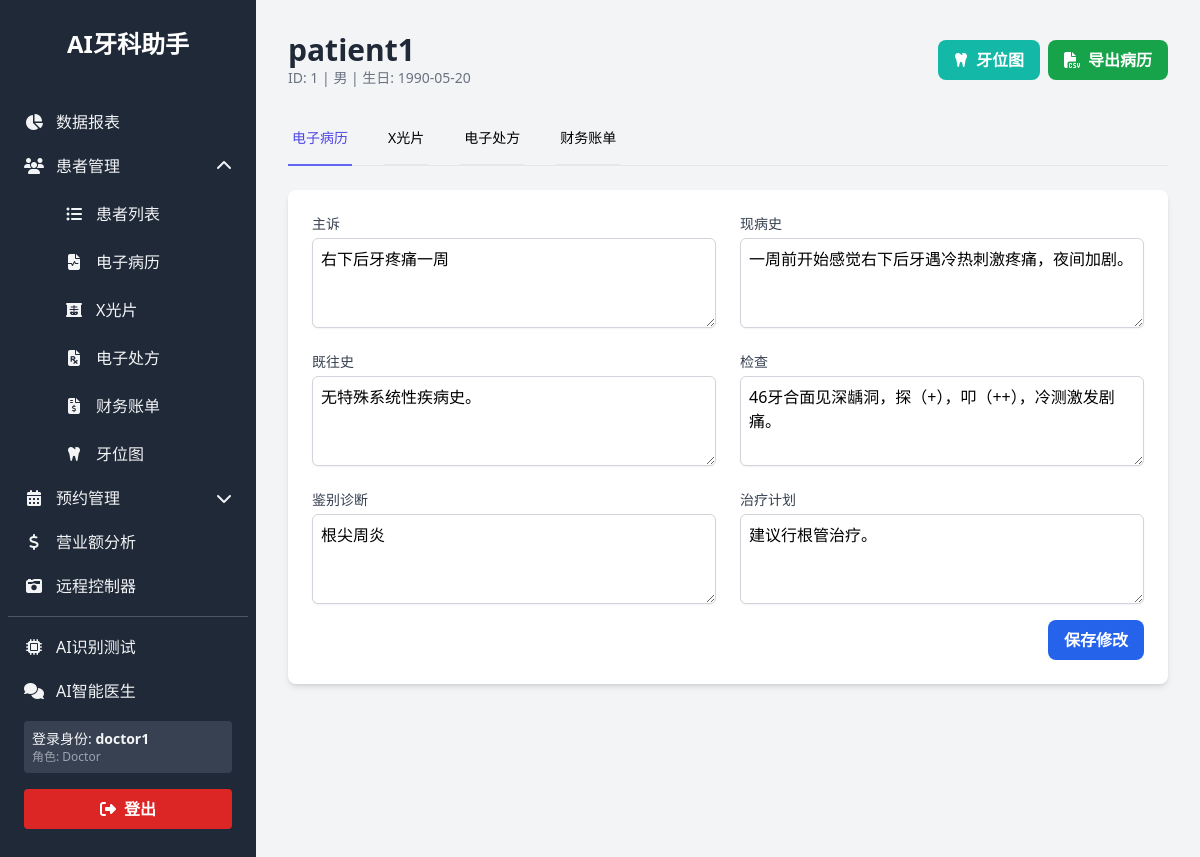
/doctor/patient/1 (signed in), run on the app's committed database.
### models.py (models this page shows, shortened)
class User(db.Model):
    id = db.Column(db.Integer, primary_key=True)
    username = db.Column(db.String(80), unique=True, nullable=False)
    password_hash = db.Column(db.String(128), nullable=False)
    role = db.Column(db.String(20), nullable=False, index=True) # 为角色添加索引以优化查询
    patients = db.relationship('Patient', backref='doctor', lazy='dynamic', foreign_keys='Patient.doctor_id', cascade="all, delete-orphan")
    appointments = db.relationship('Appointment', backref='doctor', lazy='dynamic', foreign_keys='Appointment.doctor_id', cascade="all, delete-orphan")
    prescriptions = db.relationship('Prescription', backref='doctor', lazy='dynamic', foreign_keys='Prescription.doctor_id', cascade="all, delete-orphan")

class Patient(db.Model):
    id = db.Column(db.Integer, primary_key=True)
    name = db.Column(db.String(100), nullable=False, unique=True, index=True)
    gender = db.Column(db.String(10))
    dob = db.Column(db.String(20)) # 出生日期
    contact = db.Column(db.String(50))
    chief_complaint = db.Column(db.Text) # 主诉
    present_illness = db.Column(db.Text) # 现病史
    past_history = db.Column(db.Text) # 既往史
    examination_info = db.Column(db.Text) # 检查信息
    differential_diagnosis = db.Column(db.Text) # 鉴别诊断
    treatment_plan = db.Column(db.Text) # 治疗计划
    creation_date = db.Column(db.DateTime, nullable=False, default=lambda: datetime.datetime.now(datetime.timezone.utc))
    chat_history_json = db.Column(db.Text, name='chat_history') # 与AI的聊天记录
    dental_chart_json = db.Column(db.Text, name='dental_chart') # 牙位图标记数据
    @property
    def chat_history(self):
        return json.loads(self.chat_history_json) if self.chat_history_json else []
    @chat_history.setter
    def chat_history(self, history):
        self.chat_history_json = json.dumps(history, ensure_ascii=False)
    @property
    def dental_chart(self):
        return json.loads(self.dental_chart_json) if self.dental_chart_json else {}
    @dental_chart.setter
    def dental_chart(self, chart_data):
        self.dental_chart_json = json.dumps(chart_data, ensure_ascii=False)
    doctor_id = db.Column(db.Integer, db.ForeignKey('user.id'), nullable=False)
    xrays = db.relationship('XRay', backref='patient', lazy='dynamic', cascade="all, delete-orphan")
    appointments = db.relationship('Appointment', backref='patient', lazy='dynamic', cascade="all, delete-orphan")
    prescriptions = db.relationship('Prescription', backref='patient', lazy='dynamic', cascade="all, delete-orphan")
    invoices = db.relationship('Invoice', backref='patient', lazy='dynamic', cascade="all, delete-orphan")

### app.py (the view)
@app.route('/doctor/patient/<int:patient_id>', methods=['GET', 'POST'])
@login_required
@role_required('doctor')
def patient_detail(patient_id):
    patient = helpers.get_patient_by_id(patient_id)
    if not patient or patient.doctor.username != session['user']['username']:
        flash('找不到该患者或您没有权限访问。', 'danger')
        return redirect(url_for('doctor_dashboard'))
    if request.method == 'POST':
        if helpers.update_patient(patient_id, request.form.to_dict()):
            flash('患者信息更新成功！', 'success')
            return redirect(url_for('patient_detail', patient_id=patient_id, tab='record'))
        else:
            flash('更新失败，请重试。', 'danger')
    xrays = patient.xrays.order_by(desc(XRay.upload_date)).all()
    prescriptions = patient.prescriptions.order_by(desc(Prescription.date_issued)).all()
    return render_template(
        'patient_detail.html',
        patient=patient,
        xrays=xrays,
        prescriptions=prescriptions,
        Chinese_Name_Mapping=helpers.Chinese_Name_Mapping,
        Invoice=Invoice,  # 新增此行
        desc=desc         # 新增此行
    )

### templates/patient_detail.html (shortened to what this page needs)
{% extends "base.html" %}
{% block content %}
<div x-data="{ activeTab: new URLSearchParams(window.location.search).get('tab') ||  'record', showUploadModal: false, showXrayModal: false, showScannerModal: false, selectedXray: {} }" @keydown.escape.window="showUploadModal = false; showXrayModal = false; showScannerModal = false;">
    <div class="flex flex-wrap justify-between items-center gap-4 mb-6">
        <div>
            <h1 class="text-3xl font-bold text-gray-800">{{ patient.name }}</h1>
            <p class="text-sm text-gray-500">ID: {{ patient.id }} | {{ patient.gender or '未知' }} | 生日: {{ patient.dob or '未知' }}</p>
        </div>
        <div class="flex gap-2">
            <a href="{{ url_for('dental_chart', patient_id=patient.id) }}" class="bg-teal-500 text-white font-bold py-2 px-4 rounded-lg hover:bg-teal-600 transition">
                <i class="fas fa-tooth mr-2"></i>牙位图
            </a>
            <a href="{{ url_for('export_patient_csv', patient_id=patient.id) }}" class="bg-green-600 text-white font-bold py-2 px-4 rounded-lg hover:bg-green-700 transition">
                <i class="fas fa-file-csv mr-2"></i>导出病历
            </a>
        </div>
    </div>
    <div class="border-b border-gray-200">
        <nav class="-mb-px flex space-x-8" aria-label="Tabs">
            <a href="#" @click.prevent="activeTab = 'record'" :class="{'border-indigo-500 text-indigo-600': activeTab === 'record'}" class="whitespace-nowrap py-4 px-1 border-b-2 font-medium text-sm">电子病历</a>
            <a href="#" @click.prevent="activeTab = 'xrays'" :class="{'border-indigo-500 text-indigo-600': activeTab === 'xrays'}" class="whitespace-nowrap py-4 px-1 border-b-2 font-medium text-sm">X光片</a>
            <a href="#" @click.prevent="activeTab = 'prescriptions'" :class="{'border-indigo-500 text-indigo-600': activeTab === 'prescriptions'}" class="whitespace-nowrap py-4 px-1 border-b-2 font-medium text-sm">电子处方</a>
            <a href="#" @click.prevent="activeTab = 'finance'" :class="{'border-indigo-500 text-indigo-600': activeTab === 'finance'}" class="whitespace-nowrap py-4 px-1 border-b-2 font-medium text-sm">财务账单</a>
        </nav>
    </div>
    <div x-show="activeTab === 'record'" x-cloak class="mt-6 bg-white p-6 rounded-lg shadow-md">
        <form action="{{ url_for('patient_detail', patient_id=patient.id) }}" method="POST" class="space-y-4">
            <div class="grid grid-cols-1 md:grid-cols-2 gap-6">
                <div><label class="block text-sm font-medium text-gray-700">主诉</label><textarea name="chief_complaint" rows="3" class="mt-1 block w-full border border-gray-300 rounded-md shadow-sm p-2">{{ patient.chief_complaint or '' }}</textarea></div>
                <div><label class="block text-sm font-medium text-gray-700">现病史</label><textarea name="present_illness" rows="3" class="mt-1 block w-full border border-gray-300 rounded-md shadow-sm p-2">{{ patient.present_illness or '' }}</textarea></div>
                <div><label class="block text-sm font-medium text-gray-700">既往史</label><textarea name="past_history" rows="3" class="mt-1 block w-full border border-gray-300 rounded-md shadow-sm p-2">{{ patient.past_history or '' }}</textarea></div>
                <div><label class="block text-sm font-medium text-gray-700">检查</label><textarea name="examination_info" rows="3" class="mt-1 block w-full border border-gray-300 rounded-md shadow-sm p-2">{{ patient.examination_info or '' }}</textarea></div>
                <div><label class="block text-sm font-medium text-gray-700">鉴别诊断</label><textarea name="differential_diagnosis" rows="3" class="mt-1 block w-full border border-gray-300 rounded-md shadow-sm p-2">{{ patient.differential_diagnosis or '' }}</textarea></div>
                <div><label class="block text-sm font-medium text-gray-700">治疗计划</label><textarea name="treatment_plan" rows="3" class="mt-1 block w-full border border-gray-300 rounded-md shadow-sm p-2">{{ patient.treatment_plan or '' }}</textarea></div>
            </div>
            <div class="text-right">
                <button type="submit" class="bg-blue-600 text-white font-bold py-2 px-4 rounded-lg hover:bg-blue-700">保存修改</button>
            </div>
        </form>
    </div>
</div>
{% endblock %}

### templates/base.html (shortened to what this page needs)
<!DOCTYPE html>
<html lang="zh-CN">
<head>
    <script src="https://cdn.tailwindcss.com"></script>
    <link rel="stylesheet" href="https://cdnjs.cloudflare.com/ajax/libs/font-awesome/6.4.0/css/all.min.css">
</head>
<body class="bg-gray-100 font-sans leading-normal tracking-normal">
    <div class="flex flex-col md:flex-row min-h-screen">
        {% if session.user %}
        <div class="md:flex md:flex-shrink-0">
            <aside class="bg-gray-800 text-gray-100 w-full md:w-64 py-7 px-2 fixed inset-y-0 left-0 transform md:relative md:translate-x-0 -translate-x-full transition-transform duration-200 ease-in-out md:flex md:flex-col md:justify-between z-30"
                  x-data="{ open: false }"
                  @toggle-sidebar.window="open = !open"
                  @keydown.escape.window="open = false"
                  :class="{'translate-x-0': open, '-translate-x-full': !open}"
                  x-show="true"
                  @click.away="open = false">
                <div class="flex-grow">
                    <div class="px-4 mb-10 text-center">
                         <a href="{{ url_for('index') }}" class="text-white text-2xl font-semibold uppercase hover:text-gray-300">AI牙科助手</a>
                    </div>
                    <nav>
                        {% set active_page = request.endpoint %}
                        {% if session.user.role == 'admin' %}
                        <a href="{{ url_for('admin_dashboard') }}" class="nav-link {% if active_page == 'admin_dashboard' %}active{% endif %}">
                            <i class="fas fa-tachometer-alt fa-fw mr-3"></i>用户与病患
                        </a>
                        <a href="{{ url_for('admin_services') }}" class="nav-link {% if active_page == 'admin_services' %}active{% endif %}">
                            <i class="fas fa-hand-holding-usd fa-fw mr-3"></i>服务项目管理
                        </a>
                        {% elif session.user.role == 'doctor' %}
                        <a href="{{ url_for('doctor_reports') }}" class="nav-link {% if active_page == 'doctor_reports' %}active{% endif %}">
                            <i class="fas fa-chart-pie fa-fw mr-3"></i>数据报表
                        </a>
                        <div x-data="{ open: {{ 'true' if 'patient' in active_page or active_page == 'doctor_dashboard' else 'false' }} }">
                            <button @click="open = !open" class="nav-link w-full text-left">
                                <i class="fas fa-users fa-fw mr-3"></i>
                                <span>患者管理</span>
                                <i class="fas fa-chevron-down ml-auto transition-transform" :class="{'rotate-180': open}"></i>
                            </button>
                            <ul x-show="open" x-transition class="mt-1 space-y-1">
                                <li>
                                    <a href="{{ url_for('doctor_dashboard') }}" class="nav-link sub-nav-link {% if active_page == 'doctor_dashboard' %}active{% endif %}">
                                        <i class="fas fa-list-ul fa-fw mr-3"></i>患者列表
                                    </a>
                                </li>
                                {% if patient is defined and patient %}
                                <li>
                                    <a href="{{ url_for('patient_detail', patient_id=patient.id) }}?tab=record" class="nav-link sub-nav-link">
                                        <i class="fas fa-file-medical-alt fa-fw mr-3"></i>电子病历
                                    </a>
                                </li>
                                <li>
                                    <a href="{{ url_for('patient_detail', patient_id=patient.id) }}?tab=xrays" class="nav-link sub-nav-link">
                                        <i class="fas fa-x-ray fa-fw mr-3"></i>X光片
                                    </a>
                                </li>
                                 <li>
                                    <a href="{{ url_for('patient_detail', patient_id=patient.id) }}?tab=prescriptions" class="nav-link sub-nav-link">
                                        <i class="fas fa-file-prescription fa-fw mr-3"></i>电子处方
                                    </a>
                                </li>
                                <li>
                                    <a href="{{ url_for('patient_detail', patient_id=patient.id) }}?tab=finance" class="nav-link sub-nav-link">
                                        <i class="fas fa-file-invoice-dollar fa-fw mr-3"></i>财务账单
                                    </a>
                                </li>
                                <li>
                                    <a href="{{ url_for('dental_chart', patient_id=patient.id) }}" class="nav-link sub-nav-link {% if active_page == 'dental_chart' %}active{% endif %}">
                                        <i class="fas fa-tooth fa-fw mr-3"></i>牙位图
                                    </a>
                                </li>
                                {% endif %}
                            </ul>
                        </div>
                        <div x-data="{ open: {{ 'true' if 'appointment' in active_page else 'false' }} }">
                            <button @click="open = !open" class="nav-link w-full text-left">
                                <i class="fas fa-calendar-alt fa-fw mr-3"></i>
                                <span>预约管理</span>
                                <i class="fas fa-chevron-down ml-auto transition-transform" :class="{'rotate-180': open}"></i>
                            </button>
                        </div>
                        <a href="{{ url_for('financial_reports') }}" class="nav-link {% if active_page == 'financial_reports' %}active{% endif %}">
                            <i class="fas fa-dollar-sign fa-fw mr-3"></i>营业额分析
                        </a>
                        <a href="{{ url_for('controller') }}" class="nav-link {% if active_page == 'controller' %}active{% endif %}">
                            <i class="fas fa-camera-retro fa-fw mr-3"></i>远程控制器
                        </a>
                        <hr class="my-2 border-gray-600">
                        <a href="{{ url_for('ai_test_page') }}" class="nav-link {% if active_page == 'ai_test_page' %}active{% endif %}">
                            <i class="fas fa-microchip fa-fw mr-3"></i>AI识别测试
                        </a>
                        <a href="{{ url_for('chat') }}" class="nav-link {% if active_page == 'chat' %}active{% endif %}">
                            <i class="fas fa-comments fa-fw mr-3"></i>AI智能医生
                        </a>
                        {% endif %}
                    </nav>
                </div>
                <div class="flex-shrink-0 px-4 py-2">
                    <div class="mb-4 p-2 rounded bg-gray-700">
                        <p class="text-sm">登录身份: <strong>{{ session.user.username }}</strong></p>
                        <p class="text-xs text-gray-400 capitalize">角色: {{ session.user.role }}</p>
                    </div>
                    <a href="{{ url_for('logout') }}" class="block w-full text-center bg-red-600 hover:bg-red-700 text-white font-bold py-2 px-4 rounded transition duration-200">
                        <i class="fas fa-sign-out-alt mr-2"></i>登出
                    </a>
                </div>
            </aside>
        </div>
        {% endif %}
        <div class="flex-1 flex flex-col overflow-hidden">
            <main class="flex-1 overflow-x-hidden overflow-y-auto bg-gray-100 p-4 md:p-8">
                {% block content %}{% endblock %}
            </main>
        </div>
    </div>
</body>
</html>

### data on the page
User: user.username "doctor1", user.role "Doctor"
Patient: name "patient1", id "1", gender "男", dob "1990-05-20", chief_complaint "右下后牙疼痛一周", present_illness "一周前开始感觉右下后牙遇冷热刺激疼痛，夜间加剧。", past_history "无特殊系统性疾病史。", examination_info "46牙合面见深龋洞，探（+），叩（++），冷测激发剧痛。", differential_diagnosis "根尖周炎", treatment_plan "建议行根管治疗。"
